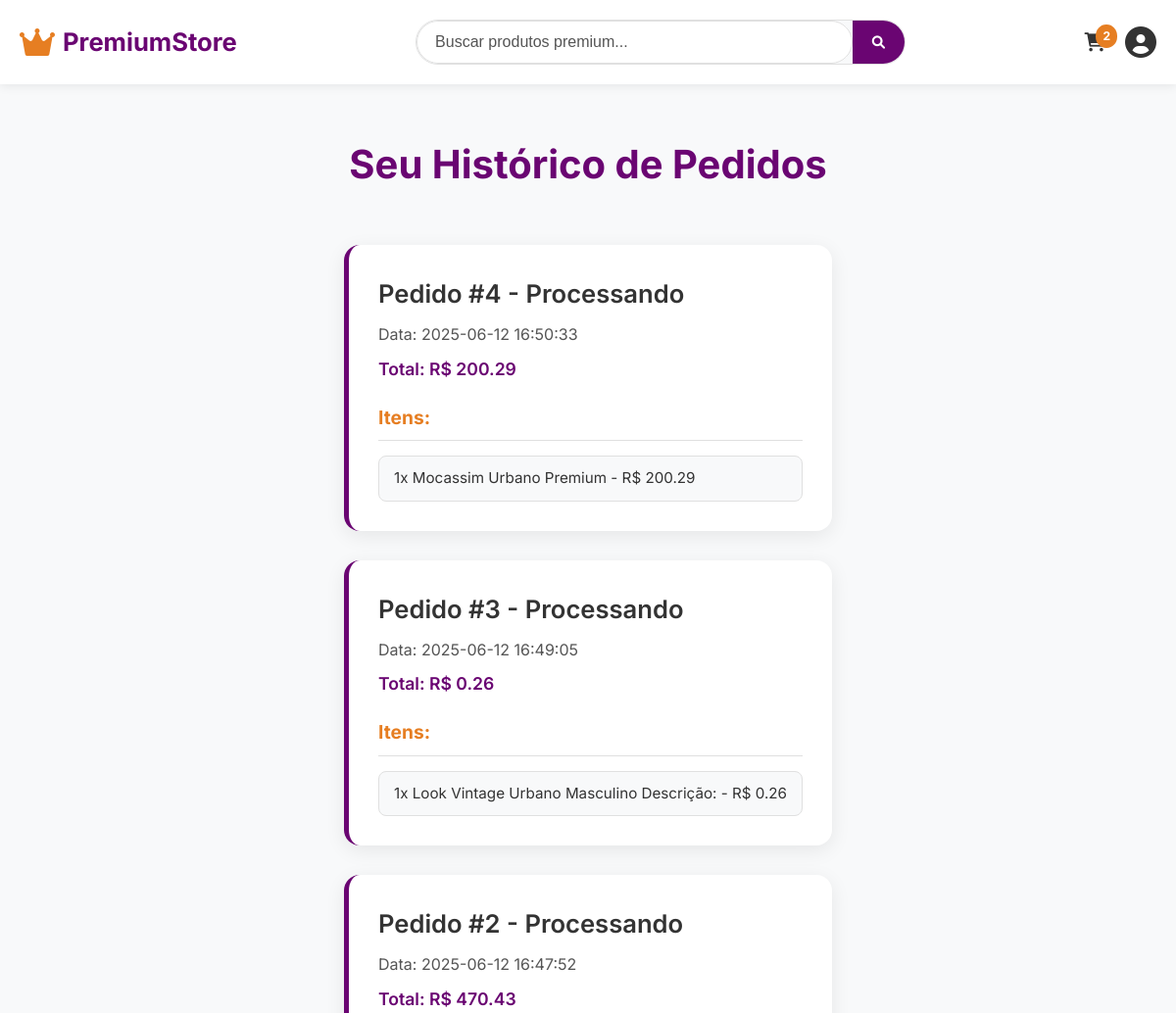
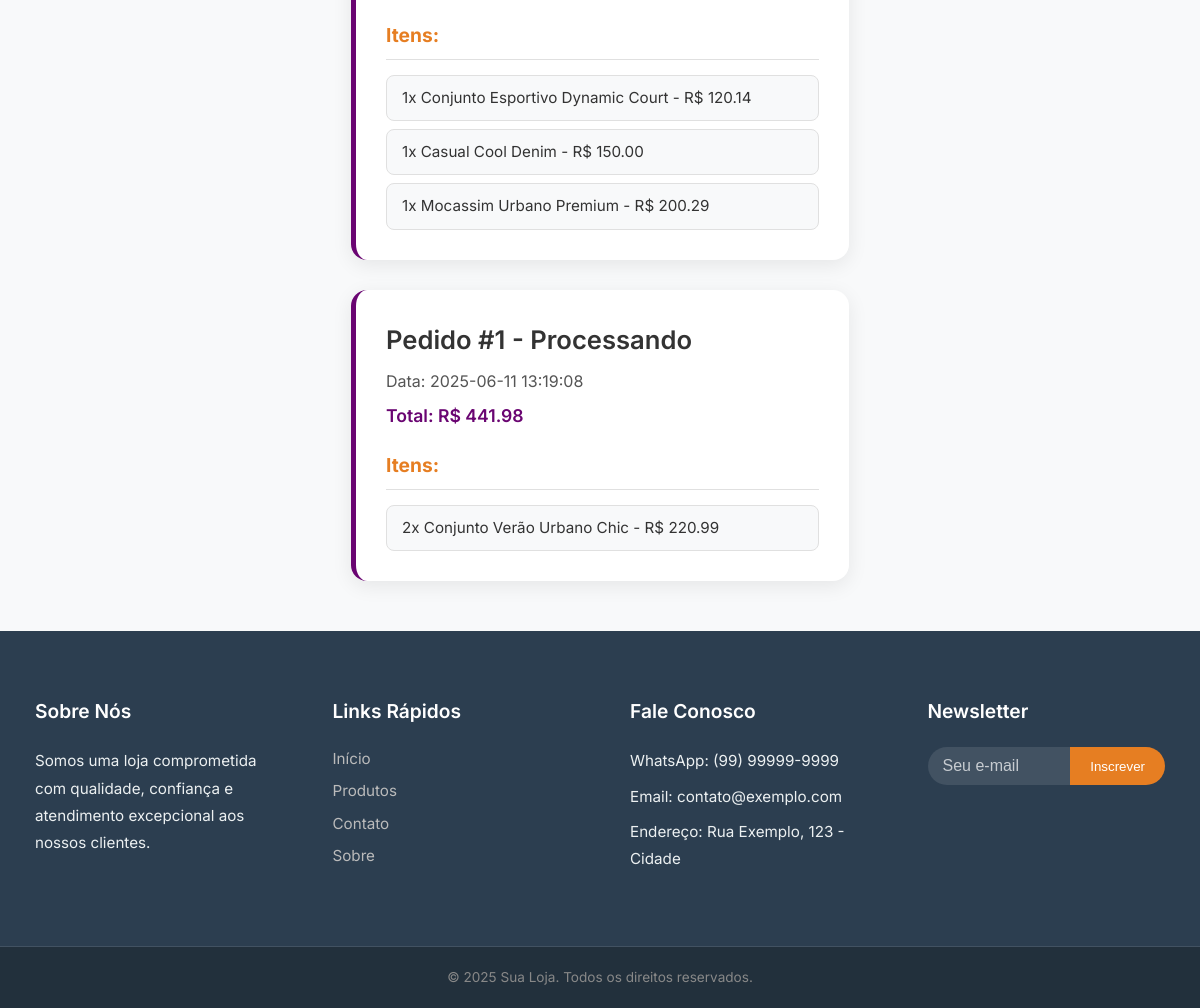
Screenshot of /historico-pedidos (signed in) with the database file from the repository (2 pictures, top to bottom).
### tables this page shows
CREATE TABLE pedidos (
            id INTEGER PRIMARY KEY AUTOINCREMENT,
            usuario_id INTEGER,
            data TIMESTAMP DEFAULT CURRENT_TIMESTAMP,
            status TEXT DEFAULT 'Pendente',
            total REAL DEFAULT 0.0,
            FOREIGN KEY (usuario_id) REFERENCES usuarios(id)
        );

CREATE TABLE pedido_itens (
            id INTEGER PRIMARY KEY AUTOINCREMENT,
            pedido_id INTEGER,
            produto_id INTEGER,
            quantidade INTEGER NOT NULL,
            preco_unitario REAL NOT NULL,
            FOREIGN KEY (pedido_id) REFERENCES pedidos(id) ON DELETE CASCADE,
            FOREIGN KEY (produto_id) REFERENCES produtos(id) ON DELETE CASCADE
        );

CREATE TABLE produtos (
            id INTEGER PRIMARY KEY AUTOINCREMENT,
            nome TEXT NOT NULL,
            preco REAL NOT NULL,
            estoque INTEGER NOT NULL,
            descricao TEXT,
            imagem TEXT
        );

### routes/user.py (the view)
@user_bp.route('/historico-pedidos')
@login_required
def historico_pedidos():
    conn = conectar_db()
    cursor = conn.cursor()
    cursor.execute('''
        SELECT id, data, status, total
        FROM pedidos
        WHERE usuario_id = ?
        ORDER BY data DESC
    ''', (session['usuario_id'],))
    pedidos = cursor.fetchall()
    historico = []
    for pedido in pedidos:
        cursor.execute('''
            SELECT pi.quantidade, pi.preco_unitario, pr.nome, pr.imagem
            FROM pedido_itens pi
            JOIN produtos pr ON pi.produto_id = pr.id
            WHERE pi.pedido_id = ?
        ''', (pedido['id'],))
        itens = []
        for item in cursor.fetchall():
            itens.append({
                'quantidade': item['quantidade'],
                'preco_unitario': item['preco_unitario'],
                'nome': item['nome'],
                'imagem': item['imagem']
            })
        historico.append({
            'id': pedido['id'],
            'data': pedido['data'],
            'status': pedido['status'],
            'total': pedido['total'],
            'itens': itens
        })
    conn.close()
    return render_template('historico_pedidos.html', historico=historico)

### app.py (called while the page is built)
@app.context_processor
def inject_carrinho():
    total_itens = 0
    if 'usuario_id' in session:
        try:
            total_itens = contar_itens_carrinho_db(session['usuario_id'])
        except Exception as e:
            print(f"Erro no context processor ao contar itens do carrinho (DB): {e}")
            total_itens = 0
    return {'total_itens': total_itens, 'formatar_moeda': formatar_moeda} # Adiciona formatar_moeda para uso em templates

### database.py (called while the page is built)
def conectar_db():
    conn = sqlite3.connect(DB_NAME)
    conn.row_factory = sqlite3.Row # Permite acessar colunas por nome
    return conn

def contar_itens_carrinho_db(usuario_id):
    conn = conectar_db()
    cursor = conn.cursor()
    cursor.execute('''
    SELECT COALESCE(SUM(quantidade), 0)
    FROM carrinho
    WHERE usuario_id = ?
    ''', (usuario_id,))
    total_itens = cursor.fetchone()[0]
    conn.close()
    return total_itens

### templates/historico_pedidos.html (shortened to what this page needs)
<!DOCTYPE html>
<html lang="pt-BR">
<head>
    <link rel="stylesheet" href="{{ url_for('static', filename='css/historico.css') }}">
    <link rel="stylesheet" href="{{ url_for('static', filename='css/global.css') }}">
    <link rel="stylesheet" href="https://cdnjs.cloudflare.com/ajax/libs/font-awesome/6.0.0-beta3/css/all.min.css">
</head>
<body>
    <header class="header">
        <div class="container">
            <a href="{{ url_for('main.home') }}" class="logo">
                <i class="fas fa-crown"></i>
                <span>PremiumStore</span>
            </a>
            <div class="page-header">
                <div class="search-container">
                    <form action="{{ url_for('main.buscar_produtos') }}" method="GET" class="search-form">
                        <input type="text" name="q" placeholder="Buscar produtos premium..." class="search-input">
                        <button type="submit" class="search-button">
                            <i class="fas fa-search"></i>
                        </button>
                    </form>
                </div>
            </div>
            <nav class="nav">
                {% if 'usuario_id' in session %}
                <a href="{{ url_for('cart.ver_carrinho') }}" class="nav-link">
                    <i class="fas fa-shopping-cart"></i>
                    <span class="cart-count">{{ total_itens|default(0) }}</span>
                </a>
                <div class="user-dropdown">
                    <button class="user-avatar">
                        <i class="fas fa-user-circle"></i>
                    </button>
                </div>
                {% else %}
                <a href="{{ url_for('auth.login') }}" class="nav-link">
                    <i class="fas fa-sign-in-alt"></i> Login
                </a>
                {% endif %}
            </nav>
        </div>
    </header>
    <main class="container">
        <h1>Seu Histórico de Pedidos</h1>
        {% if historico %}
        <div class="pedidos-list">
            {% for pedido in historico %}
            <div class="pedido-card">
                <h3>Pedido #{{ pedido.id }} - {{ pedido.status }}</h3>
                <p>Data: {{ pedido.data }}</p>
                <p>Total: R$ {{ "%.2f"|format(pedido.total) }}</p>
                <h4>Itens:</h4>
                <ul>
                    {% for item in pedido.itens %}
                    <li>
                        {{ item.quantidade }}x {{ item.nome }} -
                        R$ {{ "%.2f"|format(item.preco_unitario) }}
                    </li>
                    {% endfor %}
                </ul>
            </div>
            {% endfor %}
        </div>
        {% else %}
        <p>Nenhum pedido encontrado.</p>
        {% endif %}
    </main>
    <footer class="footer">
        <div class="footer-content">
            <div class="footer-section">
                <h3>Sobre Nós</h3>
                <p>Somos uma loja comprometida com qualidade, confiança e atendimento excepcional aos nossos clientes.
                </p>
            </div>
            <div class="footer-section">
                <h3>Links Rápidos</h3>
                <a href="{{ url_for('main.home') }}">Início</a>
                <a href="/produtos">Produtos</a>
                <a href="/contato">Contato</a>
                <a href="/sobre">Sobre</a>
            </div>
            <div class="footer-section">
                <h3>Fale Conosco</h3>
                <p>WhatsApp: (99) 99999-9999</p>
                <p>Email: contato@exemplo.com</p>
                <p>Endereço: Rua Exemplo, 123 - Cidade</p>
            </div>
            <div class="footer-section">
                <h3>Newsletter</h3>
                <form class="newsletter-form" action="/newsletter" method="POST">
                    <input type="email" name="email" placeholder="Seu e-mail" required>
                    <button type="submit">Inscrever</button>
                </form>
            </div>
        </div>
        <div class="footer-bottom">
            &copy; 2025 Sua Loja. Todos os direitos reservados.
        </div>
    </footer>
</body>
</html>

### static/css/historico.css (style rules this page uses)
main.container { padding-top: var(--spacing-xl); padding-bottom: var(--spacing-xl); min-height: calc(100vh - var(--header-height, 100px) - var(--footer-height, 200px)); flex-grow: 1; }
h1 { font-size: 2.5rem; color: var(--primary-color); text-align: center; margin-bottom: var(--spacing-xl); font-weight: 700; }
.pedidos-list { display: flex; flex-direction: column; gap: var(--spacing-lg); max-width: 800px; margin: 0 auto; }
.pedido-card { background-color: white; border-radius: var(--border-radius-lg); box-shadow: 0 5px 20px var(--shadow-light); padding: var(--spacing-lg); border-left: 5px solid var(--primary-color); transition: transform 0.2s ease, box-shadow 0.2s ease; }
.pedido-card h3 { font-size: 1.6rem; color: var(--text-dark); margin-bottom: var(--spacing-xs); display: flex; justify-content: space-between; align-items: center; font-weight: 600; }
.pedido-card h3::after { content: ''; }
.pedido-card p { font-size: 1rem; color: var(--text-light); margin-bottom: var(--spacing-xs); }
.pedido-card p:last-of-type { font-weight: 600; color: var(--primary-color); font-size: 1.1rem; margin-bottom: var(--spacing-md); }
.pedido-card h4 { font-size: 1.2rem; color: var(--secondary-color); margin-top: var(--spacing-md); margin-bottom: var(--spacing-sm); border-bottom: 1px solid var(--border-color); padding-bottom: var(--spacing-xs); }
.pedido-card ul { list-style: none; padding-left: 0; }
.pedido-card ul li { background-color: var(--bg-light); padding: 10px 15px; border-radius: var(--border-radius-sm); margin-bottom: 8px; display: flex; justify-content: space-between; align-items: center; font-size: 0.95rem; color: var(--text-dark); border: 1px solid var(--border-color); }
.pedido-card ul li:last-child { margin-bottom: 0; }

### rows the page displays
pedidos: id "4", status "Processando", data "2025-06-12 16:50:33", total "200.29"
pedido_itens: quantidade "1", nome "Mocassim Urbano Premium", preco_unitario "200.29"
pedidos: id "3", status "Processando", data "2025-06-12 16:49:05", total "0.26"
pedido_itens: quantidade "1", nome "Look Vintage Urbano Masculino Descrição:", preco_unitario "0.26"
pedidos: id "2", status "Processando", data "2025-06-12 16:47:52", total "470.43"
pedido_itens: quantidade "1", nome "Conjunto Esportivo Dynamic Court", preco_unitario "120.14"
pedido_itens: quantidade "1", nome "Casual Cool Denim", preco_unitario "150.00"
pedido_itens: quantidade "1", nome "Mocassim Urbano Premium", preco_unitario "200.29"
pedidos: id "1", status "Processando", data "2025-06-11 13:19:08", total "441.98"
pedido_itens: quantidade "2", nome "Conjunto Verão Urbano Chic", preco_unitario "220.99"

### other values shown
{{ total_itens|default(0) }} "2"
